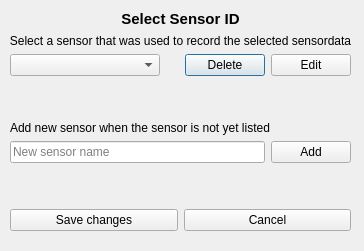
<?xml version="1.0" encoding="UTF-8"?>
<ui version="4.0">
 <class>Dialog</class>
 <widget class="QDialog" name="Dialog">
  <property name="geometry">
   <rect>
    <x>0</x>
    <y>0</y>
    <width>364</width>
    <height>251</height>
   </rect>
  </property>
  <property name="windowTitle">
   <string>Dialog</string>
  </property>
  <widget class="QWidget" name="layoutWidget">
   <property name="geometry">
    <rect>
     <x>10</x>
     <y>10</y>
     <width>341</width>
     <height>221</height>
    </rect>
   </property>
   <layout class="QVBoxLayout" name="verticalLayout_2">
    <item alignment="Qt::AlignHCenter|Qt::AlignTop">
     <widget class="QLabel" name="label_sensor">
      <property name="font">
       <font>
        <pointsize>11</pointsize>
        <weight>75</weight>
        <bold>true</bold>
       </font>
      </property>
      <property name="text">
       <string>Select Sensor ID</string>
      </property>
      <property name="textFormat">
       <enum>Qt::AutoText</enum>
      </property>
      <property name="alignment">
       <set>Qt::AlignBottom|Qt::AlignHCenter</set>
      </property>
     </widget>
    </item>
    <item>
     <widget class="QLabel" name="label">
      <property name="text">
       <string>Select a sensor that was used to record the selected sensordata</string>
      </property>
      <property name="alignment">
       <set>Qt::AlignCenter</set>
      </property>
     </widget>
    </item>
    <item>
     <layout class="QHBoxLayout" name="horizontalLayout">
      <item alignment="Qt::AlignVCenter">
       <widget class="QComboBox" name="comboBox_sensor">
        <property name="sizePolicy">
         <sizepolicy hsizetype="Minimum" vsizetype="Fixed">
          <horstretch>0</horstretch>
          <verstretch>0</verstretch>
         </sizepolicy>
        </property>
        <property name="minimumSize">
         <size>
          <width>150</width>
          <height>0</height>
         </size>
        </property>
        <property name="editable">
         <bool>false</bool>
        </property>
       </widget>
      </item>
      <item>
       <spacer name="horizontalSpacer">
        <property name="orientation">
         <enum>Qt::Horizontal</enum>
        </property>
        <property name="sizeHint" stdset="0">
         <size>
          <width>40</width>
          <height>20</height>
         </size>
        </property>
       </spacer>
      </item>
      <item>
       <widget class="QPushButton" name="pushButton_delete_sensor">
        <property name="text">
         <string>Delete</string>
        </property>
       </widget>
      </item>
      <item>
       <widget class="QPushButton" name="pushButton_edit_sensor">
        <property name="text">
         <string>Edit</string>
        </property>
       </widget>
      </item>
     </layout>
    </item>
    <item>
     <spacer name="verticalSpacer">
      <property name="orientation">
       <enum>Qt::Vertical</enum>
      </property>
      <property name="sizeHint" stdset="0">
       <size>
        <width>20</width>
        <height>40</height>
       </size>
      </property>
     </spacer>
    </item>
    <item>
     <widget class="QLabel" name="label_new_camera">
      <property name="sizePolicy">
       <sizepolicy hsizetype="Preferred" vsizetype="Fixed">
        <horstretch>0</horstretch>
        <verstretch>0</verstretch>
       </sizepolicy>
      </property>
      <property name="text">
       <string>Add new sensor when the sensor is not yet listed</string>
      </property>
      <property name="alignment">
       <set>Qt::AlignLeading|Qt::AlignLeft|Qt::AlignVCenter</set>
      </property>
     </widget>
    </item>
    <item>
     <layout class="QHBoxLayout" name="horizontalLayout_2">
      <item>
       <widget class="QLineEdit" name="lineEdit_new_sensor_name">
        <property name="inputMask">
         <string/>
        </property>
        <property name="placeholderText">
         <string>New sensor name</string>
        </property>
       </widget>
      </item>
      <item>
       <widget class="QPushButton" name="pushButton_new_sensor">
        <property name="sizePolicy">
         <sizepolicy hsizetype="Minimum" vsizetype="Fixed">
          <horstretch>0</horstretch>
          <verstretch>0</verstretch>
         </sizepolicy>
        </property>
        <property name="text">
         <string>Add</string>
        </property>
        <property name="iconSize">
         <size>
          <width>16</width>
          <height>16</height>
         </size>
        </property>
        <property name="shortcut">
         <string/>
        </property>
       </widget>
      </item>
     </layout>
    </item>
    <item>
     <spacer name="verticalSpacer_2">
      <property name="orientation">
       <enum>Qt::Vertical</enum>
      </property>
      <property name="sizeHint" stdset="0">
       <size>
        <width>20</width>
        <height>40</height>
       </size>
      </property>
     </spacer>
    </item>
    <item>
     <layout class="QHBoxLayout" name="horizontalLayout_3">
      <item>
       <widget class="QPushButton" name="pushButton_use_sensor">
        <property name="text">
         <string>Save changes</string>
        </property>
       </widget>
      </item>
      <item>
       <widget class="QPushButton" name="pushButton_cancel_select_sensor">
        <property name="text">
         <string>Cancel</string>
        </property>
       </widget>
      </item>
     </layout>
    </item>
   </layout>
  </widget>
 </widget>
 <resources/>
 <connections/>
</ui>
